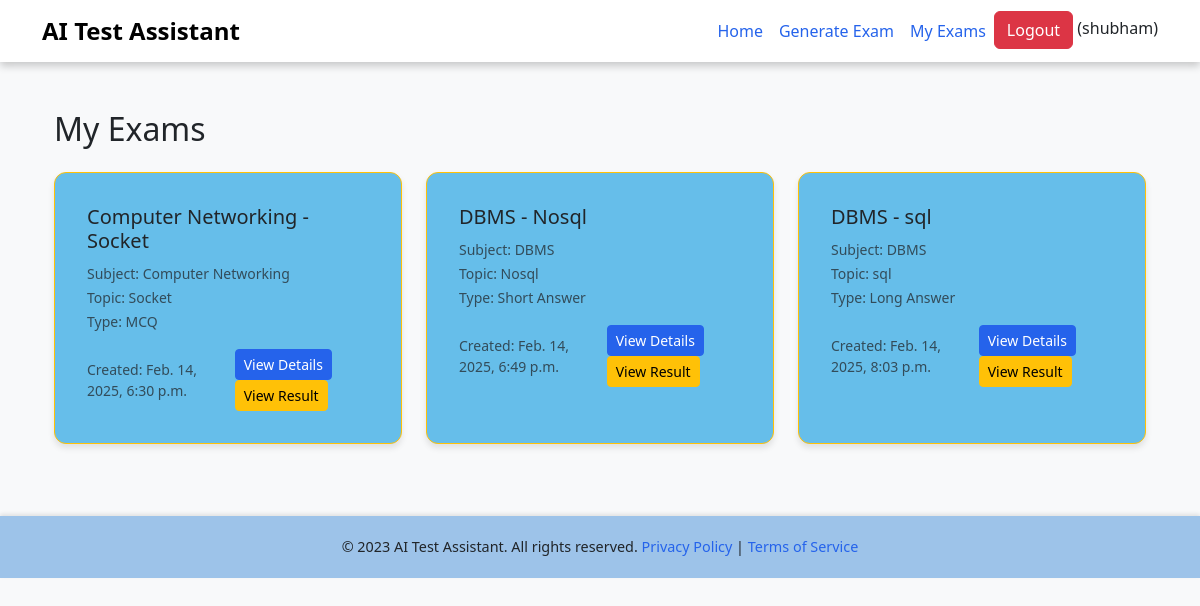
The page /core/my_exams/ (signed in) on the database its author committed.
### core/models.py (models this page shows, shortened)
class User(AbstractUser):
    ROLE_CHOICES = (
        ('Teacher', 'Teacher'),
        ('Student', 'Student'),
    )
    name = models.CharField(max_length=255)
    role = models.CharField(max_length=10, choices=ROLE_CHOICES, default='Student')
    created_at = models.DateTimeField(auto_now_add=True)
    groups = models.ManyToManyField(Group, related_name="custom_user_groups", blank=True)
    user_permissions = models.ManyToManyField(Permission, related_name="custom_user_permissions", blank=True)

class Exam(models.Model):
    QUESTION_TYPE_CHOICES = (
        ('MCQ', 'MCQ'),
        ('Short Answer', 'Short Answer'),
        ('Long Answer', 'Long Answer'),
    )
    title = models.CharField(max_length=255)
    subject = models.CharField(max_length=100)
    topic = models.CharField(max_length=100)
    type = models.CharField(max_length=15, choices=QUESTION_TYPE_CHOICES)
    created_by = models.ForeignKey(User, on_delete=models.CASCADE, limit_choices_to={'role': 'Teacher'})
    created_at = models.DateTimeField(auto_now_add=True)

### core/views.py (the view)
# urls.py: path('my_exams/', views.my_exams, name='my_exams'),
@login_required
def my_exams(request):
    exams = Exam.objects.filter(created_by=request.user)
    for exam in exams:
        attempt = StudentExamAttempt.objects.filter(student=request.user, exam=exam).first()
        exam.is_taken = bool(attempt)  # Add a flag to indicate whether the student has taken the exam
    return render(request, 'core/my_exams.html', {'exams': exams})

### core/templates/core/my_exams.html
{% extends 'base.html' %}
{% block content %}
<div class="container">
    <div class="row">
        <div class="col-12">
            <h2 class="mb-4">My Exams</h2>
        </div>
    </div>
    <div class="row">
        {% if exams %}
        {% for exam in exams %}
        <div class="col-md-4 mb-4">
            <div class="card h-100">
                <div class="card-body">
                    <h5 class="card-title">{{ exam.title }}</h5>
                    <p class="card-text">
                        <small class="text-muted">Subject: {{ exam.subject }}</small><br>
                        <small class="text-muted">Topic: {{ exam.topic }}</small><br>
                        <small class="text-muted">Type: {{ exam.type }}</small>
                    </p>
                    <div class="d-flex justify-content-between align-items-center">
                        <small class="text-muted">Created: {{ exam.created_at }}</small>
                        <div>
                            <a href="{% url 'exam_detail' exam.id %}" class="btn btn-primary btn-sm">View Details</a>
                            {% if exam.is_taken %}
                                <a href="{% url 'exam_result' exam.id %}" class="btn btn-warning btn-sm">View Result</a>
                            {% else %}
                                <a href="{% url 'take_exam' exam.id %}" class="btn btn-outline-success btn-sm">Take Exam</a>
                            {% endif %}
                        </div>
                    </div>
                </div>
            </div>
        </div>
        {% endfor %}
        {% else %}
        <div class="col-12 text-center py-5">
            <p class="text-muted">No exams available.</p>
        </div>
        {% endif %}
    </div>
</div>
{% endblock %}

### core/templates/base.html (shortened to what this page needs)
<!DOCTYPE html>
<html lang="en">
<head>
    <link href="https://cdn.jsdelivr.net/npm/bootstrap@5.3.0/dist/css/bootstrap.min.css" rel="stylesheet">
</head>
<body>
    <nav class="navbar navbar-expand-lg navbar-light">
        <div class="container">
            <a class="navbar-brand" href="{% url 'index' %}">
                <span style="font-size: 1.5rem; font-weight: bold;">AI Test Assistant</span>
            </a>
            <div class="collapse navbar-collapse" id="navbarNav">
                <ul class="navbar-nav ms-auto">
                    <li class="nav-item">
                        <a class="nav-link" href="{% url 'index' %}">Home</a>
                    </li>
                    <li class="nav-item">
                        <a class="nav-link" href="{% url 'generate_exam_questions' %}">Generate Exam</a>
                    </li>
                    <li class="nav-item">
                        <a class="nav-link" href="{% url "my_exams" %}">My Exams</a>
                    </li>
                    {% if user.is_authenticated %}
                    <form action="{% url "account_logout" %} " method="post">
                      <button class="btn btn-danger" type='submit'>Logout </button> ({{user.username}})
                    </form>
                    {% else %}
                    <a href="{% url "account_login" %}" class="btn btn-success mx-4"> Login</a>
                    {% endif %}
                </ul>
            </div>
        </div>
    </nav>
    <main class="container my-5">
        {% block content %}
        {% endblock %}
    </main>
    <footer class="footer">
        <div class="container">
            <p class="mb-0">© 2023 AI Test Assistant. All rights reserved. <a href="#">Privacy Policy</a> | <a href="#">Terms of Service</a></p>
        </div>
    </footer>
</body>
</html>

### core/templates/base.html (style rules this page uses)
:root { --primary-color: #2563eb; --secondary-color: #1e40af; --background-color: #f8f9fa; --hover-color: #1d4ed8; --card-hover-color: #e2e8fe; }
body { font-family: 'Segoe UI', Tahoma, Geneva, Verdana, sans-serif; background-color: var(--background-color); margin: 0; padding: 0; }
.navbar { background-color: white; box-shadow: 0 2px 4px rgba(0,0,0,0.1); transition: box-shadow 0.3s ease; }
.navbar-brand { font-weight: 700; font-size: 1.5rem; }
.nav-link { color: var(--primary-color) !important; font-weight: 500; transition: color 0.3s ease; }
.card { border: 1px solid #FFC107; border-radius: 12px; box-shadow: 0 4px 6px rgba(0,0,0,0.1); transition: transform 0.3s ease, box-shadow 0.3s ease; background-color:rgb(102, 190, 234); }
.card-body { padding: 2rem; }
.btn-primary { background-color: var(--primary-color); border-color: var(--primary-color); transition: background-color 0.3s ease; }
.footer { background-color: rgb(157, 195, 233); padding: 20px 0; text-align: center; font-size: 0.9rem; box-shadow: 0 -2px 4px rgba(0,0,0,0.1); }
.footer a { color: var(--primary-color); text-decoration: none; }

### rows shown on the page
User: username "shubham"
Exam: title "Computer Networking - Socket", subject "Computer Networking", topic "Socket", type "MCQ", created_at "Feb. 14, 2025, 6:30 p.m.", shows "View Result"
Exam: title "DBMS - Nosql", subject "DBMS", topic "Nosql", type "Short Answer", created_at "Feb. 14, 2025, 6:49 p.m.", shows "View Result"
Exam: title "DBMS - sql", subject "DBMS", topic "sql", type "Long Answer", created_at "Feb. 14, 2025, 8:03 p.m.", shows "View Result"
